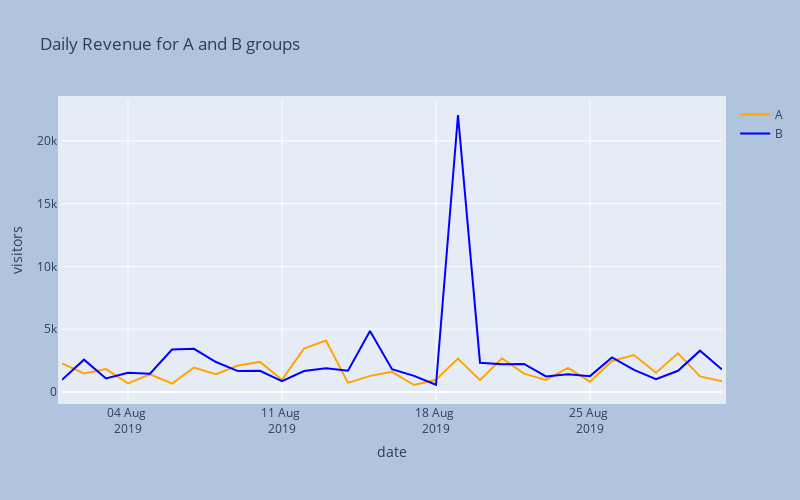

Source (notebook cell):
### Code cell
# plot general revenue for A/B groups
fig = go.Figure()
fig.add_trace(go.Scatter(x = RevenueA['date'], 
                        y = RevenueA['revenue_per_day'],
                    mode = 'lines',
                    name = 'A', line = dict(color = 'orange', width = 2 )))
fig.add_trace(go.Scatter(x = RevenueB['date'], 
                        y = RevenueB['revenue_per_day'], 
                    mode = 'lines',
                    name = 'B', line = dict(color = 'blue', width = 2 )))

fig.update_layout(autosize = False, width = 800, height = 500, margin = dict(
        l = 50, r = 50, b = 100, t = 100, pad = 4), paper_bgcolor = 'LightSteelBlue',
                  xaxis_tickformat = '%d %b <br>%Y',
                  xaxis_title = 'date')
# Customize y-axis label
fig.update_yaxes(title_text = 'visitors')  # Add y-axis label
# Add title to the plot
fig.update_layout(title_text = 'Daily Revenue for A and B groups')
fig.update_layout(
    showlegend = True)
fig.show()

### Figure 1 — Plotly figure (JSON) as saved in the notebook; plotly's stock layout.template omitted (floating-point values rounded to 4 significant figures)
{"data": [{"line": {"color": "orange", "width": 2}, "mode": "lines", "name": "A", "type": "scatter", "x": ["2019-08-01T00:00:00", "2019-08-02T00:00:00", "2019-08-03T00:00:00", "2019-08-04T00:00:00", "2019-08-05T00:00:00", "2019-08-06T00:00:00", "2019-08-07T00:00:00", "2019-08-08T00:00:00", "2019-08-09T00:00:00", "2019-08-10T00:00:00", "2019-08-11T00:00:00", "2019-08-12T00:00:00", "2019-08-13T00:00:00", "2019-08-14T00:00:00", "2019-08-15T00:00:00", "2019-08-16T00:00:00", "2019-08-17T00:00:00", "2019-08-18T00:00:00", "2019-08-19T00:00:00", "2019-08-20T00:00:00", "2019-08-21T00:00:00", "2019-08-22T00:00:00", "2019-08-23T00:00:00", "2019-08-24T00:00:00", "2019-08-25T00:00:00", "2019-08-26T00:00:00", "2019-08-27T00:00:00", "2019-08-28T00:00:00", "2019-08-29T00:00:00", "2019-08-30T00:00:00", "2019-08-31T00:00:00"], "y": [2267.0, 1468.0, 1815.0, 675.5, 1398, 668.4, 1942, 1405.0, 2095.0, 2388.0, 963.4, 3449.0, 4097.0, 716.6, 1275.0, 1599.0, 548.5, 965.6, 2654.0, 936, 2679.0, 1451.0, 954.1, 1912.0, 818.2, 2465.0, 2935.0, 1527.0, 3069.0, 1229.0, 848.3]}, {"line": {"color": "blue", "width": 2}, "mode": "lines", "name": "B", "type": "scatter", "x": ["2019-08-01T00:00:00", "2019-08-02T00:00:00", "2019-08-03T00:00:00", "2019-08-04T00:00:00", "2019-08-05T00:00:00", "2019-08-06T00:00:00", "2019-08-07T00:00:00", "2019-08-08T00:00:00", "2019-08-09T00:00:00", "2019-08-10T00:00:00", "2019-08-11T00:00:00", "2019-08-12T00:00:00", "2019-08-13T00:00:00", "2019-08-14T00:00:00", "2019-08-15T00:00:00", "2019-08-16T00:00:00", "2019-08-17T00:00:00", "2019-08-18T00:00:00", "2019-08-19T00:00:00", "2019-08-20T00:00:00", "2019-08-21T00:00:00", "2019-08-22T00:00:00", "2019-08-23T00:00:00", "2019-08-24T00:00:00", "2019-08-25T00:00:00", "2019-08-26T00:00:00", "2019-08-27T00:00:00", "2019-08-28T00:00:00", "2019-08-29T00:00:00", "2019-08-30T00:00:00", "2019-08-31T00:00:00"], "y": [967.2, 2568.0, 1072.0, 1532.0, 1449.0, 3369.0, 3436.0, 2380.0, 1656.0, 1675.0, 855.4, 1658.0, 1874.0, 1692.0, 4850.0, 1807, 1276, 568.5, 22060.0, 2325.0, 2200.0, 2230.0, 1229.0, 1406.0, 1255.0, 2744.0, 1747.0, 1010.0, 1681.0, 3287.0, 1788.0]}], "layout": {"autosize": false, "height": 500, "margin": {"b": 100, "l": 50, "pad": 4, "r": 50, "t": 100}, "paper_bgcolor": "LightSteelBlue", "showlegend": true, "title": {"text": "Daily Revenue for A and B groups"}, "width": 800, "xaxis": {"tickformat": "%d %b <br>%Y", "title": {"text": "date"}}, "yaxis": {"title": {"text": "visitors"}}}}
